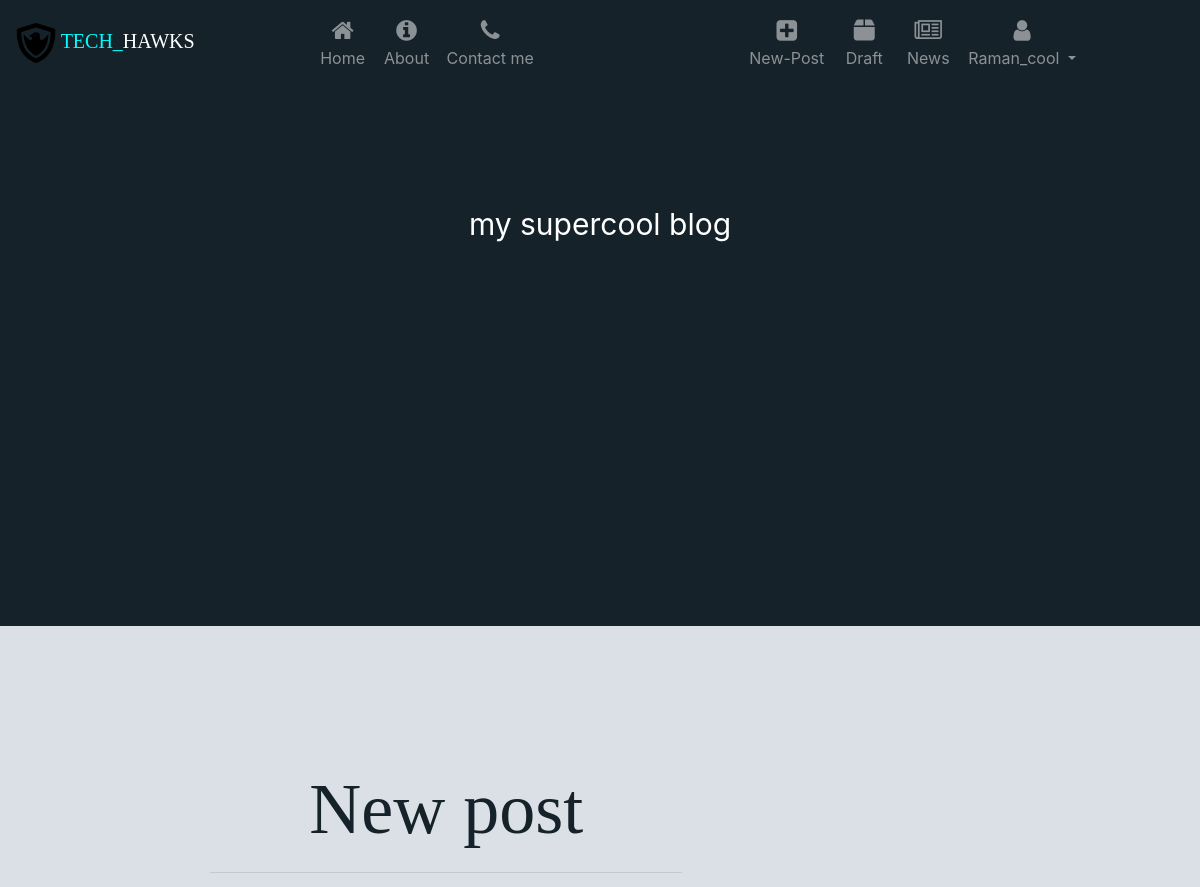
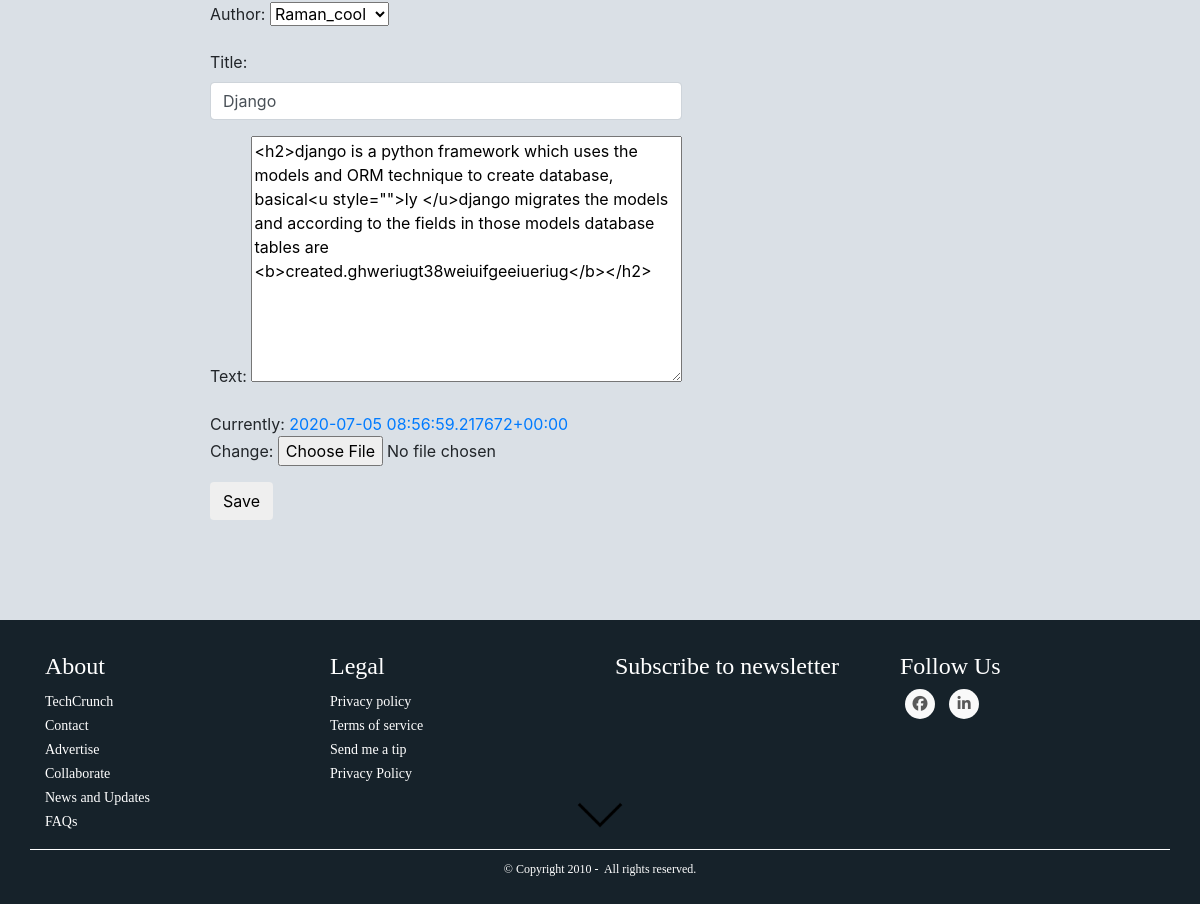
Screenshot of /post/3/edit/ (signed in) with the database file from the repository (2 pictures, top to bottom).
### blog/models.py (models this page shows, shortened)
class Post(models.Model):
    author = models.ForeignKey('auth.User',on_delete=models.CASCADE)
    title = models.CharField(max_length=200)
    text = models.TextField()
    created_date = models.DateTimeField(default=timezone.now)
    published_date = models.DateTimeField(blank=True, null=True)
    image = models.FileField(upload_to="media/",null=True, verbose_name="")

### blog/views.py (the view)
# urls.py: path('post/<int:pk>/edit/', views.PostUpdateView.as_view(), name='post_edit'),
class PostUpdateView(LoginRequiredMixin,UpdateView):
    login_url = '/login/'
    redirect_field_name = 'blog/post_detail.html'
    form_class = PostForm
    model = Post

### blog/forms.py
class PostForm(forms.ModelForm):
    class Meta:
        model = Post
        fields = ('author','title', 'text','image')
        widgets = {
            'title': forms.TextInput(attrs={'class': 'textinputclass form-control'}),
            'text': forms.Textarea(attrs={'class': 'editable medium-editor-textarea postcontent'}),
        }

### blog/templates/blog/post_form.html (shortened to what this page needs)
{% extends 'blog/base.html' %}
{% load static %}
{% block content %}
<div class="header">
  <div class="header-content">
    <h1>POST</h1>
    <p>my supercool blog</p>
  </div>
</div>
<div class="content container" style="margin-top: 100px;">
    <div class="content-block">
      <div class="blog_posts">
        <div class="container post-form">
          <h1 class="headings display-3">New post</h1>
          <hr>
          <form method="POST" class="post-form" enctype="multipart/form-data">
          {{form.as_p}}
          <button type="submit" class="save btn btn-default">Save</button>
          </form>
        </div>
      </div>
    </div>
  </div>
{% endblock %}

### blog/templates/blog/base.html (shortened to what this page needs)
<!DOCTYPE html>
{% load static %}
<html>
  <head>
    <link rel="stylesheet" href="https://maxcdn.bootstrapcdn.com/bootstrap/4.1.1/css/bootstrap.min.css">
    <link href="https://maxcdn.bootstrapcdn.com/font-awesome/4.7.0/css/font-awesome.min.css" rel="stylesheet">
    <link rel="stylesheet" href="//cdn.jsdelivr.net/medium-editor/latest/css/medium-editor.min.css" type="text/css" media="screen" charset="utf-8">
<link rel="stylesheet" href="https://stackpath.bootstrapcdn.com/bootstrap/4.1.3/css/bootstrap.min.css"
integrity="sha384-MCw98/SFnGE8fJT3GXwEOngsV7Zt27NXFoaoApmYm81iuXoPkFOJwJ8ERdknLPMO">
    <link rel="stylesheet" href="{% static 'css/blog.css' %}">
  </head>
  <body>
    <nav class="navbar navbar-icon-top navbar-expand-lg navbar-dark">
   <a class="navbar-brand" href="{% url 'post_list' %}"><img src="{% static 'images/logo-shield.png' %}" width = 40px height = 40px alt="Eagle-shield">
    <span>TECH_</span>HAWKS
   </a>
   <div class="collapse navbar-collapse nav-left" id="navbarSupportedContent">
     <ul class="navbar-nav mr-auto">
       <li class="nav-item">
         <a class="nav-link" onclick="openBanner(event,'landing-text')" href="{% url 'post_list' %}">
           <i class="fa fa-home"></i>
           Home
           </a>
       </li>
       <li class="nav-item">
         <a class="nav-link" onclick="openBanner(event,'About')" href="{% url 'about' %}">
           <i class="fa fa-info-circle">
           </i>
           About
         </a>
       </li>
       <li class="nav-item">
         <a class="nav-link" onclick="openBanner(event,'Contact')" href="{% url 'contact'%}">
           <i class="fa fa-phone">
           </i>
           Contact me
         </a>
       </li>
     </ul>
      {% if user.is_authenticated %}
     <ul class="navbar-nav nav-right ">
       <li class="nav-item">
         <a class="nav-link" onclick="openBanner(event,'new-post')" href="{% url 'post_new' %}">
           <i class="fa fa-plus-square">
           </i>
           New-Post
         </a>
       </li>
       <li class="nav-item">
         <a class="nav-link" onclick="openBanner(event,'Draft')"  href="{% url 'post_draft_list' %}">
           <i class="fa fa-box">
           </i>
           Draft
         </a>
       </li>
       <li class="nav-item">
         <a class="nav-link"  onclick="openBanner(event,'news')" href="{% url 'news' %}">
           <i class="fa fa-newspaper">
           </i>
          News
         </a>
       </li>
       <li class="nav-item dropdown">
         <a class="nav-link dropdown-toggle" href="#" id="navbarDropdown" role="button" data-toggle="dropdown" aria-haspopup="true" aria-expanded="false">
           <i class="fa fa-user">
           </i>
          {{ user.username}}
         </a>
       </li>
     </ul>
     {% else %}
     <a class="nav-item nav-link" href="{% url 'login' %}" aria-label="Login">
            <span class="fa fa-user" aria-hidden="true">Login</span></a>
      <a class="nav-item nav-link" href="{% url 'register' %}" aria-label="Login">
          <span class="fa fa-user" aria-hidden="true">Register</span></a>
        {% endif %}
   </div>
 </nav>
<section class = "header-down-arrow">
  <img src="{% static 'images/cue/downarrow.png' %}" width = "50" alt="downarrow">
</section>
        {% block content %}
        {% endblock %}
 <footer class="mainfooter" role="contentinfo">
  <div class="footer-middle">
  <div class="container">
    <div class="row">
      <div class="col-md-3 col-sm-6">
        <div class="footer-pad">
          <h4>About</h4>
          <ul class="list-unstyled">
            <li><a href="#">TechCrunch</a></li>
            <li><a href="#">Contact</a></li>
            <li><a href="#">Advertise</a></li>
            <li><a href="#">Collaborate</a></li>
            <li><a href="#">News and Updates</a></li>
            <li><a href="#">FAQs</a></li>
          </ul>
        </div>
      </div>
      <div class="col-md-3 col-sm-6">
        <div class="footer-pad">
          <h4>Legal</h4>
          <ul class="list-unstyled">
            <li><a href="#">Privacy policy</a></li>
            <li><a href="#">Terms of service</a></li>
            <li><a href="#">Send me a tip</a></li>
            <li><a href="#">Privacy Policy</a></li>
          </ul>
        </div>
      </div>
      <div class="col-md-3 col-sm-6">
        <div class="footer-pad">
          <h4>Subscribe to newsletter</h4>
        </div>
      </div>
    	<div class="col-md-3">
    		<h4>Follow Us</h4>
            <ul class="social-network social-circle">
             <li><a href="#" class="icoFacebook" title="Facebook"><i class="fa fa-facebook"></i></a></li>
             <li><a href="#" class="icoLinkedin" title="Linkedin"><i class="fa fa-linkedin"></i></a></li>
            </ul>
		</div>
    </div>
	<div class="row">
		<div class="col-md-12 copy">
			<p class="text-center">&copy; Copyright 2010 - <img src="" alt="">  All rights reserved.</p>
		</div>
	</div>
  </div>
  </div>
</footer>
  </body>
</html>

### blog/templates/blog/base.html (style rules this page uses)
body { background: #DAE0E6; }
html { scroll-behavior: smooth; }
.navbar-icon-top .navbar-nav .nav-link >.fa { position: relative; width: 36px; font-size: 24px; }
.navbar-icon-top .navbar-nav .nav-link > .fa { top: 3px; line-height: 12px; }
nav { background-color: #16222A; }
html { box-sizing: border-box; }
@media (min-width: 992px) { .navbar-icon-top.navbar-expand-lg .navbar-nav .nav-link { text-align: center; display: table-cell; height: 70px; vertical-align: middle; padding-top: 0; padding-bottom: 0; } }
@media (min-width: 992px) { .navbar-icon-top.navbar-expand-lg .navbar-nav .nav-link > .fa { display: block; width: 48px; margin: 2px auto 4px auto; top: 0; line-height: 24px; } }
.nav-left { margin-left: 100px; }
.nav-right { margin-right: 100px; }
.navbar-brand { font-family: 'Russo' }
.navbar-brand span { color: cyan; }
h1 { font-family: 'Russo' }
.headings { margin-top: 40px; margin-bottom: 20px; align-self: center; }
.content-block { display: flex; flex-direction: row; }
footer { background: #16222A; background: -webkit-linear-gradient(59deg, #3A6073, #16222A); background: #16222A; color: white; margin-top:100px; font-family: 'Russo' }
footer a { color: #fff; font-size: 14px; transition-duration: 0.2s; }
.copy { font-size: 12px; padding: 10px; border-top: 1px solid #FFFFFF; }
.footer-middle { padding-top: 2em; color: white; }
ul.social-network { list-style: none; display: inline; margin-left: 0 !important; padding: 0; }
ul.social-network li { display: inline; margin: 0 5px; }
.social-circle li a { display: inline-block; position: relative; margin: 0 auto 0 auto; -moz-border-radius: 50%; -webkit-border-radius: 50%; border-radius: 50%; text-align: center; width: 30px; height: 30px; font-size: 15px; }
.social-circle li i { margin: 0; line-height: 30px; text-align: center; }
.social-circle i { color: #595959; -webkit-transition: all 0.8s; -moz-transition: all 0.8s; -o-transition: all 0.8s; -ms-transition: all 0.8s; transition: all 0.8s; }
.social-network a { background-color: #F9F9F9; }
.content { width: 70%; }
.header { padding: 60px; text-align: center; background: #16222A; color: white; font-size: 30px; height: 18em; }
* { box-sizing:border-box; -moz-box-sizing: border-box; }
.header-down-arrow { position: absolute; bottom: 8vh; left: 0; right: 0; text-align: center; z-index: 10; }
.header-down-arrow img { animation: fade-slide-up 1s 1s ease-out forwards, pulse 2s 3s ease-out infinite; opacity: 0; }
h1,h2 { color: #16222A; text-align: center; }
.row:after { content: ""; display: table; clear: both; }

### rows the page displays
Post: author "Raman_cool", title "Django", text "<h2>django is a python framework which uses the models and ORM technique to create database, basical<u style=\"\">ly </u>django migrates the models and according to the fields in those models database tables are <b>created.ghweriugt38weiuifgeeiueriug</b></h2>"

### other values shown
{{ user.username }} "Raman_cool"
